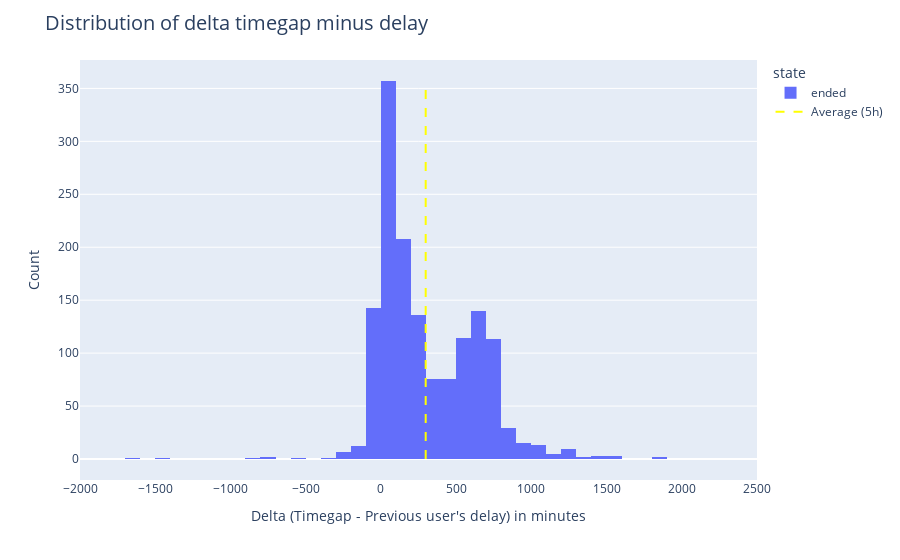

The code cell stored with this chart in its notebook:
### Markdown cell above
### Problematic cases ###

### Code cell
# Exploration of time gaps

print('Time gaps is the time expected between 2 planned rentals (check out and check in).')
print("A problematic case would be when a car is delayed more than the expected timegap before the next rental.")

# Distribution of delta (difference between the timegap and the previous user's delay)
fig = px.histogram(df_timegaps, x='delta_timegap_delay',color='state')
# Add the average line
average_delta_timegap_delay = df_timegaps.delta_timegap_delay.mean()
fig.add_trace(go.Scatter(x=[average_delta_timegap_delay, average_delta_timegap_delay],y=[0, 350],mode='lines',line=dict(color='yellow', dash='dash'),name=f'Average ({round(average_delta_timegap_delay/60)}h)'))
# Update layout
fig.update_layout(title="Distribution of delta timegap minus delay",title_font=dict(size=20),xaxis_title="Delta (Timegap - Previous user's delay) in minutes",yaxis_title="Count",showlegend=True)
# Zoom in on x-axis
fig.update_xaxes(range=[-2000, 2500])
fig.show()


print(f"The difference between timegap and previous user's delay is generaly positive, which means not problematic.")
print(f"The average of this delta is {round(average_delta_timegap_delay/60)}h.")

### Figure 1 — Plotly figure (JSON) as saved in the notebook; plotly's stock layout.template omitted (floating-point values rounded to 4 significant figures; data arrays with more than 128 entries replaced by an {"elided": "..."} marker saying what was removed)
{"data": [{"alignmentgroup": "True", "bingroup": "x", "hovertemplate": "state=ended<br>delta_timegap_delay=%{x}<br>count=%{y}<extra></extra>", "legendgroup": "ended", "marker": {"color": "#636efa"}, "name": "ended", "offsetgroup": "ended", "orientation": "v", "showlegend": true, "type": "histogram", "x": {"elided": "1515 int values"}, "xaxis": "x", "yaxis": "y"}, {"line": {"color": "yellow", "dash": "dash"}, "mode": "lines", "name": "Average (5h)", "type": "scatter", "x": [297.8, 297.8], "y": [0, 350]}], "layout": {"barmode": "relative", "legend": {"title": {"text": "state"}, "tracegroupgap": 0}, "margin": {"t": 60}, "showlegend": true, "title": {"font": {"size": 20}, "text": "Distribution of delta timegap minus delay"}, "xaxis": {"anchor": "y", "domain": [0, 1], "range": [-2000, 2500], "title": {"text": "Delta (Timegap - Previous user's delay) in minutes"}}, "yaxis": {"anchor": "x", "domain": [0, 1], "title": {"text": "Count"}}}}
